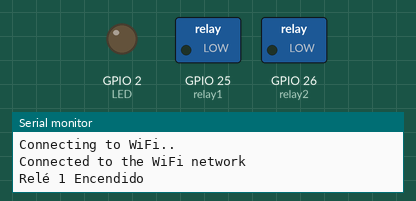
A program run on a simulated ESP32. Parts: switched loads named in the program (green lamp = pin HIGH), output pins drawn as LEDs (lit = HIGH), the last lines printed to the serial monitor. WiFi joins after 1.5 s; servers stay silent unless stated.

Above: at 11.8 s.
At 19.3 s:
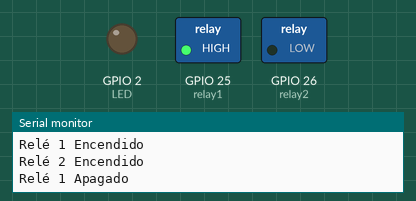
At 24.3 s:
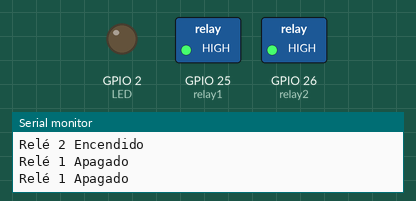
Timing chart, 0 to 29.8 s (numbered marks = the images above):
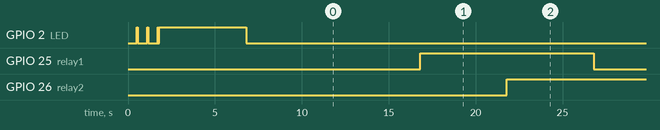

The program:

main.cpp
```cpp
#include <Arduino.h>
#include "WiFi.h"


#define LED 2

const char* ssid = "DevOps";
const char* password =  "CMJGMww8I1oVUQwqyB8B";

const int relay1 = 25;
const int relay2 = 26;

void setup() {

  Serial.begin(115200);
  pinMode(LED, OUTPUT);
  pinMode(relay1, OUTPUT);
  pinMode(relay2, OUTPUT);

// Configuración del WiFi

  WiFi.begin(ssid, password);

  while (WiFi.status() != WL_CONNECTED) {
    //Led de Placa parpadea si no tiene conexión WiFi
    delay(500);
    Serial.println("Connecting to WiFi..");
    digitalWrite(LED, HIGH);
    delay(50);
    digitalWrite(LED, LOW);
    delay(50);
  }
  // Si se conecta a la red, el led de la placa se mantiene encendido durante 5seg luego se apaga
  Serial.println("Connected to the WiFi network");
  digitalWrite(LED, HIGH);
  delay(5000);
  digitalWrite(LED, LOW);
}


void loop() {
  // Normally Open configuration, send LOW signal to let current flow
  // (if you're usong Normally Closed configuration send HIGH signal)
  digitalWrite(relay1, LOW);
  Serial.println("Relé 1 Encendido");
  delay(5000);

  digitalWrite(relay2, LOW);
  Serial.println("Relé 2 Encendido");
  delay(5000);

  // Normally Open configuration, send LOW signal to let current flow
  // (if you're usong Normally Closed configuration send HIGH signal)
  digitalWrite(relay1, HIGH);
  Serial.println("Relé 1 Apagado");
  delay(5000);

  digitalWrite(relay2, HIGH);
  Serial.println("Relé 1 Apagado");
  delay(5000);
}
```

Measured:
- by itself, GPIO 25 (relay1), GPIO 26 (relay2): alternates HIGH for 10.0 s and LOW for 10.0 s
- by itself, everything shown: repeats every 20.0 s, in 4 steps
